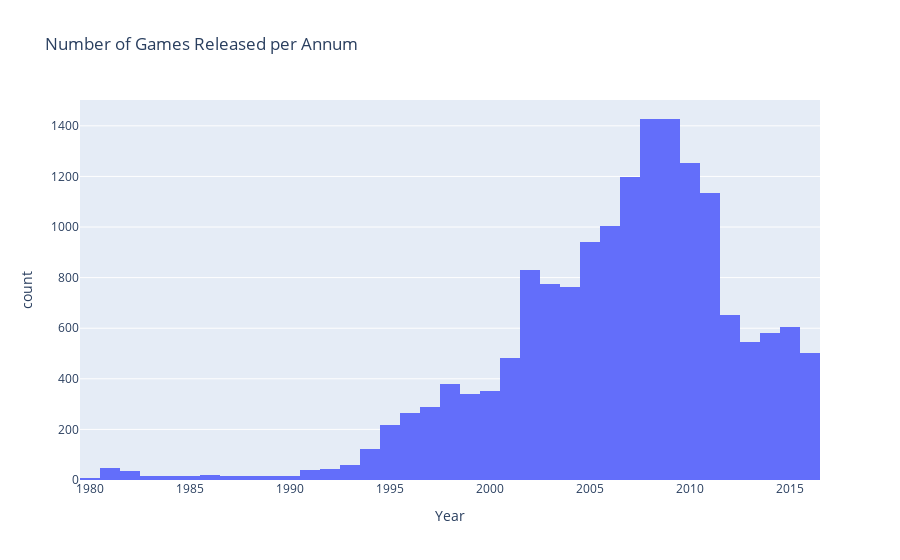

Notebook source saved alongside this figure:
### Markdown cell above
<div class='alert alert-info'>

With the data clean, we can now being our analysis. I will look to answer the following questions about the data:

1. Look at how many games were released in different years. Is the data for every period significant?
2. Look at how sales varied from platform to platform. Choose the platforms with the greatest total sales and build a distribution based on data for each year. Find platforms that used to be popular but now have zero sales. How long does it generally take for new platforms to appear and old ones to fade?
3. Determine what period you should take data for. To do so, look at your answers to the previous questions. The data should allow you to build a prognosis for 2017.
4. Work only with the data that you've decided is relevant. Disregard the data for previous years.
5. Which platforms are leading in sales? Which ones are growing or shrinking? Select several potentially profitable platforms.
6. Build a box plot for the global sales of all games, broken down by platform. Are the differences in sales significant? What about average sales on various platforms? Describe your findings.
7. Take a look at how user and professional reviews affect sales for one popular platform (you choose). Build a scatter plot and calculate the correlation between reviews and sales. Draw conclusions.
8. Keeping your conclusions in mind, compare the sales of the same games on other platforms.
9. Take a look at the general distribution of games by genre. What can we say about the most profitable genres? Can you generalize about genres with high and low sales?

</div>

### Code cell
# plotting distribution of game releases per year

releases_per_year = px.histogram(
                            df, 
                            x='year_of_release',
                            title='Number of Games Released per Annum',
                            labels={
                                'year_of_release': 'Year',
                                'count': 'Games Released'})
display(releases_per_year.show())

### Figure 1 — Plotly figure (JSON) as saved in the notebook; plotly's stock layout.template omitted (floating-point values rounded to 4 significant figures; data arrays with more than 128 entries replaced by an {"elided": "..."} marker saying what was removed)
{"data": [{"alignmentgroup": "True", "bingroup": "x", "hovertemplate": "Year=%{x}<br>count=%{y}<extra></extra>", "legendgroup": "", "marker": {"color": "#636efa", "pattern": {"shape": ""}}, "name": "", "offsetgroup": "", "orientation": "v", "showlegend": false, "type": "histogram", "x": {"elided": "16444 int values"}, "xaxis": "x", "yaxis": "y"}], "layout": {"barmode": "relative", "legend": {"tracegroupgap": 0}, "title": {"text": "Number of Games Released per Annum"}, "xaxis": {"anchor": "y", "domain": [0, 1], "title": {"text": "Year"}}, "yaxis": {"anchor": "x", "domain": [0, 1], "title": {"text": "count"}}}}
